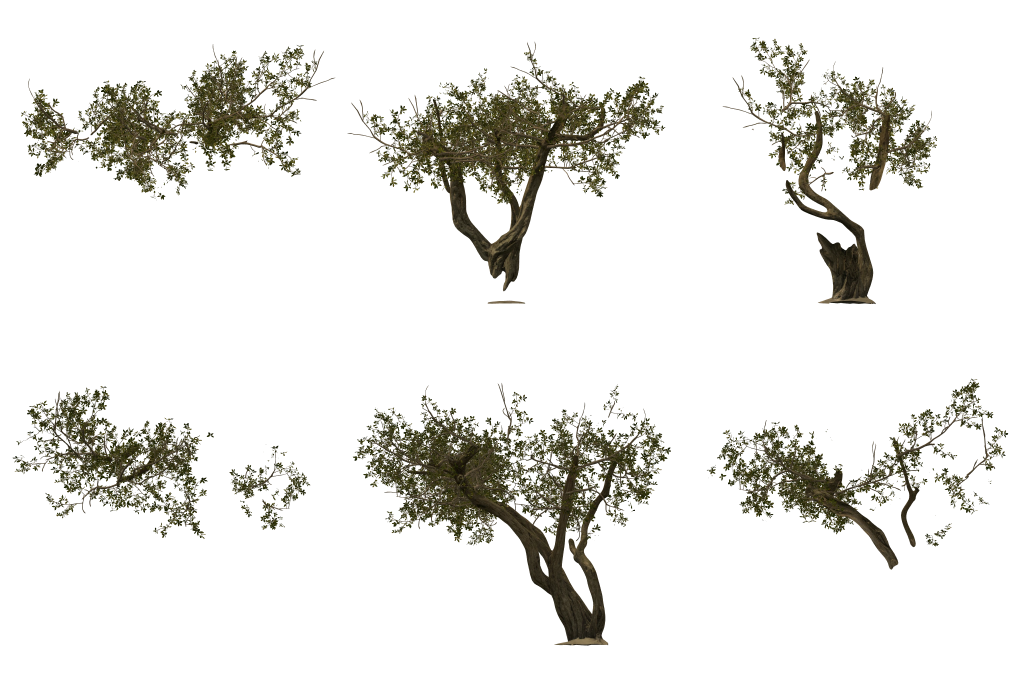
#> input picture benchmarks/racing/runs/gpt-astra-6.2-v3.4.1/source/assets/surfaces/grove0.webp, 3072 x 2048 px (shown at 1/3 size)
$ python ground-flora.py
#> lines starting #> are read from the running program, lines starting #| are printed output that depends on the picture
from pathlib import Path
from PIL import Image,ImageDraw
import numpy as np
import random,math
r=random.Random(8815);out=Path(__file__).resolve().parents[1]/'assets'/'surfaces'
im=Image.new('RGBA',(1024,1024));p=ImageDraw.Draw(im)
#> after `im = Image.new('RGBA', (1024, 1024))`: im: PIL image 1024x1024 RGBA; every value is 0
for i in range(1150):
    group=i%7
    base=145+group*122+r.gauss(0,64)
    yy=932+r.gauss(0,37)
    h=r.uniform(90,440)*(1.0+.21*math.sin(group*1.4))
    lean=r.gauss(0,122)+(base-512)*.22
    width=r.uniform(2.1,6.2)
    x1=base+lean*.22;y1=yy-h*.57
    x2=base+lean;y2=yy-h
    brightness=r.uniform(.60,1.27)
    raw=(103+r.random()*35,123+r.random()*39,56+r.random()*31)
    col=tuple(min(255,round(n*brightness)) for n in raw)+(255,)
    p.polygon([(base-width,yy),(x1-width*.54,y1),(x2,y2),(x1+width*.6,y1),(base+width,yy)],fill=col)
    if i%12==0:
        p.line((x1,y1,x2,y2),fill=(158,144,85,255),width=2)
        for k in range(5):
            xx=x2+(x1-x2)*k*.075;yy2=y2+(y1-y2)*k*.075
            p.line((xx,yy2,xx-7,yy2-13),fill=(188,169,109,255),width=3)
im.save(out/'wild-grass.webp',quality=93)
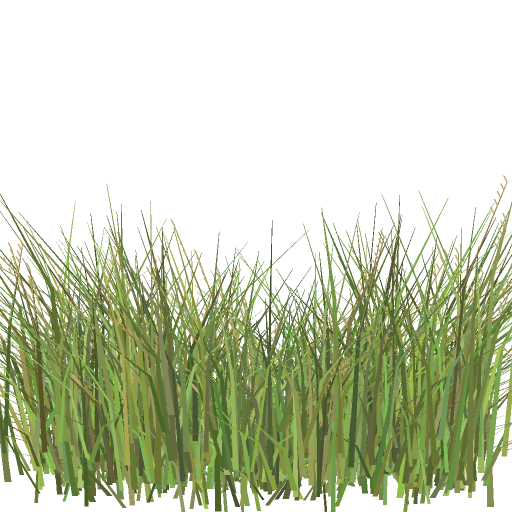
#> saved as wild-grass.webp: PIL image 1024x1024 RGBA (shown at 1/2 size); mean R, G, B, A 46, 53.5, 27.4, 101.3; transparent parts drawn white
grove=Image.open(out/'grove0.webp').convert('RGBA')
#> grove is the input picture: PIL image 3072x2048 RGBA; mean R, G, B, A 12.3, 11.6, 6.8, 32.3
bush=Image.new('RGBA',(1024,1024))
for i in range(50):
    tile=i%3
    crown=grove.crop((tile*1024+105,170,tile*1024+914,552))
    ww=r.randint(183,352);hh=r.randint(116,241)
    crown=crown.resize((ww,hh),Image.Resampling.LANCZOS)
    if i%2:crown=crown.transpose(Image.Transpose.FLIP_LEFT_RIGHT)
    a=np.asarray(crown).astype(float);yy,xx=np.mgrid[0:hh,0:ww]
    fade=np.clip((1-((xx-ww*.5)/(ww*.5))**2-((yy-hh*.5)/(hh*.54))**2)*3,0,1)
    a[:,:,3]*=fade;a[:,:,:3]*=np.array([1.12,1.32,1.02])*(.85+r.random()*.38)
    theta=r.random()*math.pi*2;rad=r.random()**.5
    centerX=510+math.cos(theta)*rad*352;centerY=565+math.sin(theta)*rad*237
    bush.alpha_composite(Image.fromarray(np.clip(a,0,255).astype('uint8')),(round(centerX-ww/2),round(centerY-hh/2)))
#> this loop made 50 passes
#> pass 1, `crown=grove.crop((tile*1024+105,170,tile*1024+914,552))`:
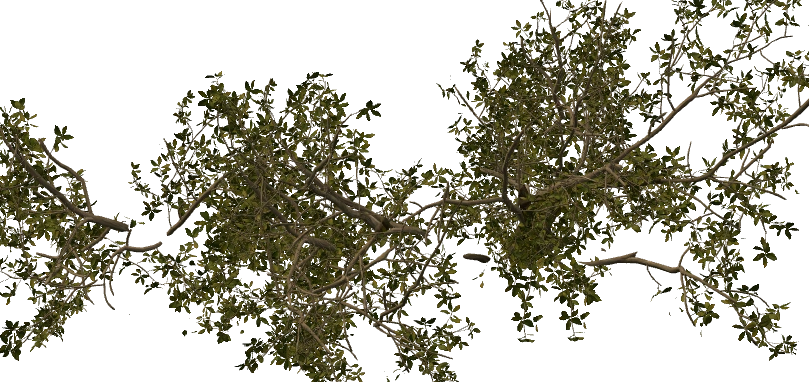
#> crown: PIL image 809x382 RGBA; mean R, G, B, A 38.6, 36.5, 20, 96.1; transparent parts drawn white
#> pass 1, `crown=crown.resize((ww,hh),Image.Resampling.LANCZOS)`:
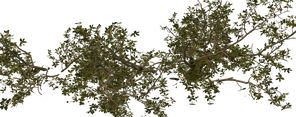
#> crown: PIL image 296x117 RGBA; mean R, G, B, A 36.9, 34.5, 15.2, 96.1; transparent parts drawn white
#> pass 2, `crown=grove.crop((tile*1024+105,170,tile*1024+914,552))`:
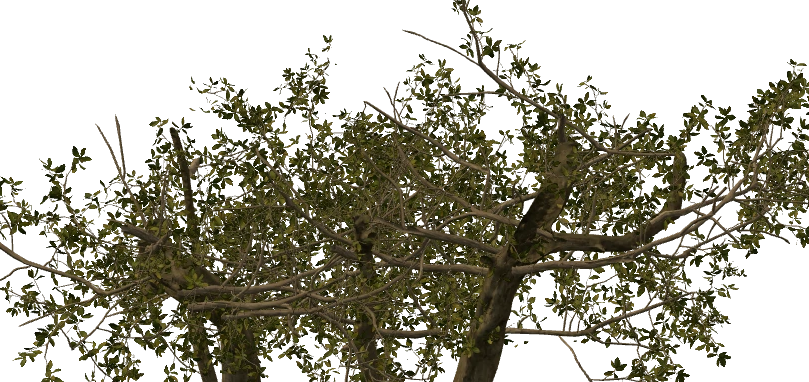
#> crown: PIL image 809x382 RGBA; mean R, G, B, A 42, 39.3, 21.5, 114.3; transparent parts drawn white
#> after the loop:
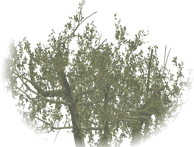
#> a: shape (147, 194, 4) float64; mean R, G, B, A 49.1, 53.7, 18.9, 98.9; transparent parts drawn white
#> after the loop:
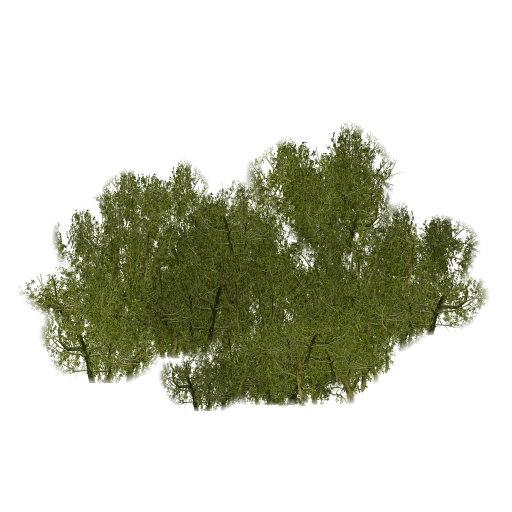
#> bush: PIL image 1024x1024 RGBA (shown at 1/2 size); mean R, G, B, A 24.3, 26.6, 9.2, 72.2; transparent parts drawn white
bush.save(out/'lentisco.webp',quality=93)
